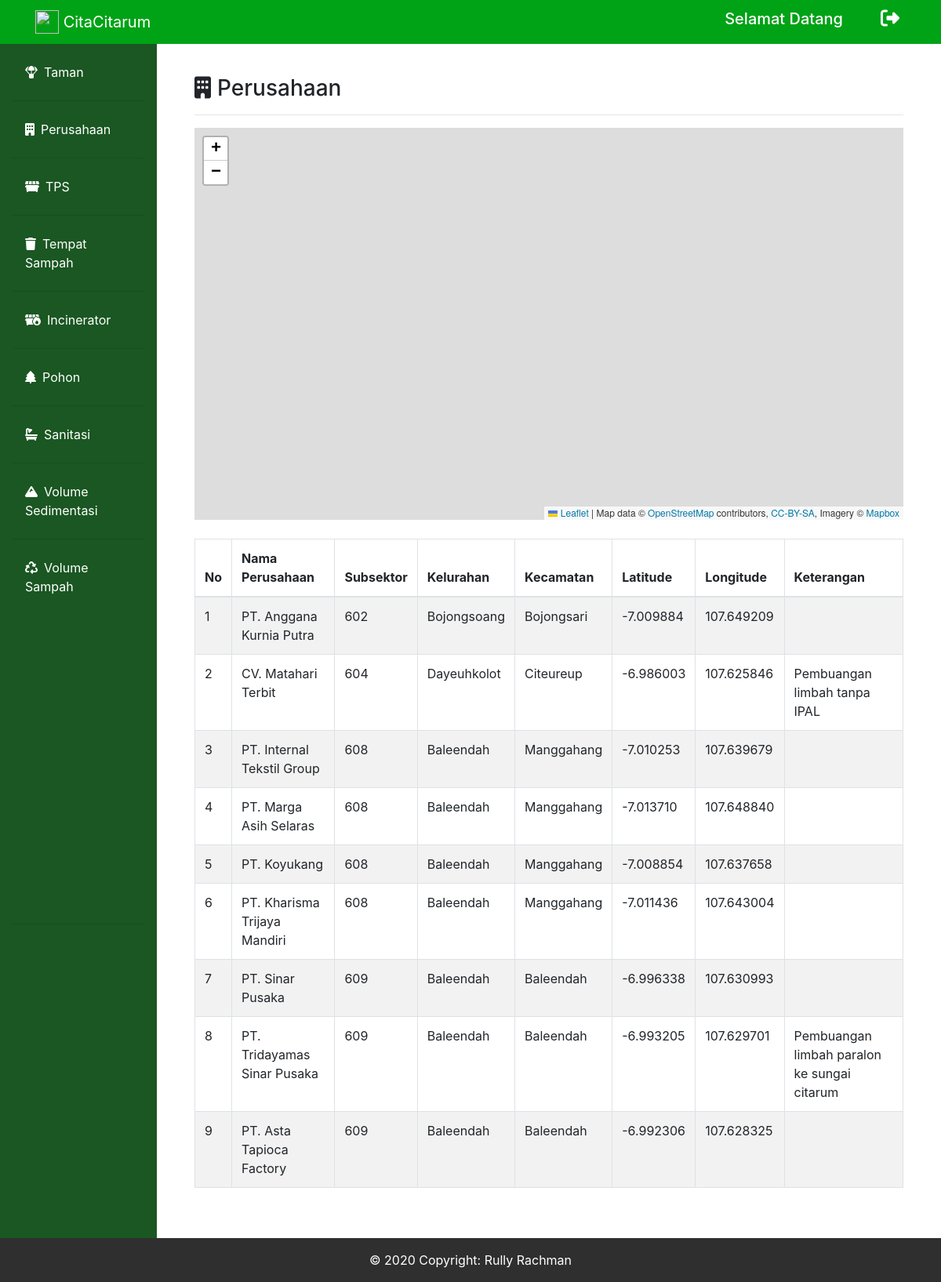
/dansektor_perusahaan.php, run on the app's committed database.
### tables this page shows
CREATE TABLE `perusahaan` (
  `id_perusahaan` int(50) NOT NULL,
  `nama_perusahaan` varchar(200) NOT NULL,
  `id_subsektor` int(50) NOT NULL,
  `kelurahan` varchar(200) NOT NULL,
  `kecamatan` varchar(200) NOT NULL,
  `latitude` varchar(200) NOT NULL,
  `longitude` varchar(200) NOT NULL,
  `keterangan` varchar(200) NOT NULL
);

### dansektor_perusahaan.php (the view, shortened to what this page needs)
<?php
include("connect.php");
?>
<!doctype html>
<html lang="en">
  <head>
    <link rel="stylesheet" href="https://stackpath.bootstrapcdn.com/bootstrap/4.4.1/css/bootstrap.min.css">
    <link rel="stylesheet" href="https://unpkg.com/leaflet@1.6.0/dist/leaflet.css"crossorigin=""/>
    <link rel="stylesheet" href="fontawesome/css/all.min.css">
  </head>
  <body>
        <nav class="navbar navbar-expand-lg navbar-dark bg-gradient-primary fixed-top" style="background-color: #00A316" id="bar">
            <div class="container">
                <a href="dansektor_dashboard.php" class="navbar-brand" href="index.php">
                    <img src="img/logocitarum.png" width="30" height="30" class="d-inline-block align-top" alt="">  CitaCitarum</a>
                <div class="collapse navbar-collapse" id="navbarText">
                <span class="mr-5"><h5>Selamat Datang <?php echo $_SESSION["name"]?></h5></span>
                <div class="icon">
                    <h4>
                        <a href="dansubsektor_dashboard.php?logout='1'" class="text-decoration-none"><i class="fas fa-sign-out-alt mr-2" data-toggle="tooltip" title="Logout"></i></a>
                    </h4>
                </div>
        </nav>
        <div class="row no-gutters mt-5">
        <div class="col-md-2 pt-2 sidebar" style="background-color:#1A5722">
        <ul class="nav flex-column pl-3 pr-3 pb-3 p-1 pt-3" style="background-color: #1A5722">
            <li class="nav-item">
                <a class="nav-link text-white active" href="dansektor_laporansektor.php"><i class="fas fa-parachute-box mr-2"></i>Taman</a><hr>
            </li>
            <li class="nav-item">
                <a class="nav-link text-white" href="dansektor_perusahaan.php"><i class="fas fa-building mr-2"></i>Perusahaan</a><hr>
            </li>
            <li class="nav-item">
                <a class="nav-link text-white" href="dansektor_tps.php" ><i class="fas fa-dumpster mr-2"></i>TPS</a><hr>
            </li>
            <li class="nav-item">
                <a class="nav-link text-white" href="dansektor_tempatsampah.php"><i class="fas fa-trash mr-2"></i>Tempat Sampah</a><hr>
            </li>
            <li class="nav-item">
                <a class="nav-link text-white" href="dansektor_Incinerator.php"><i class="fas fa-dumpster-fire mr-2"></i>Incinerator</a><hr>
            </li>
            <li class="nav-item">
                <a class="nav-link text-white" href="dansektor_pohon.php"><i class="fas fa-tree mr-2"></i>Pohon</a><hr>
            </li>
            <li class="nav-item">
                <a class="nav-link text-white" href="dansektor_sanitasi.php"><i class="fas fa-bath mr-2"></i>Sanitasi</a><hr>
            </li>
            <li class="nav-item">
                <a class="nav-link text-white" href="dansektor_sedimentasi.php"><i class="fas fa-mountain mr-2"></i>Volume Sedimentasi</a><hr>
            </li>
            <li class="nav-item">
                <a class="nav-link text-white" href="dansektor_sampah.php" style="margin-bottom: 410px;"><i class="fas fa-recycle mr-2"></i>Volume Sampah</a><hr>
            </li>
        </ul>
        </div>
        <div class="col-md-10 p-5">
            <h3><i class="fas fa-building mr-2"></i>Perusahaan</h3>
            <hr>
            <div id="mapid"></div>
            <br>
            <table class="table table-striped table-bordered">
            <thead>
                <tr>
                <th scope="col">No</th>
                <th scope="col">Nama Perusahaan</th>
                <th scope="col">Subsektor</th>
                <th scope="col">Kelurahan</th>
                <th scope="col">Kecamatan</th>
                <th scope="col">Latitude</th>
                <th scope="col">Longitude</th>
                <th scope="col">Keterangan</th>
                </tr>
            </thead>
            <tbody>
            <?php
                $query = "SELECT * FROM perusahaan ORDER BY id_subsektor ASC";
                $sql = mysqli_query($conn, $query);
                $no = 1;
                while($row = mysqli_fetch_array($sql)){
                echo "
                    <tr>
                    <td>$no</td>
                    <td>$row[nama_perusahaan]</td>
                    <td>$row[id_subsektor]</td>
                    <td>$row[kecamatan]</td>
                    <td>$row[kelurahan]</td>
                    <td>$row[latitude]</td>
                    <td>$row[longitude]</td>
                    <td>$row[keterangan]</td>
                    </tr>";
                    $no++;
                }
            ?>
            </tbody>
            </table>
        </div>
    </div>
        <footer>
            <div class="footer-copyright text-center py-3">© 2020 Copyright: Rully Rachman
            </div>
        </footer>
  </body>
</html>

### dansektor_perusahaan.php (style rules this page uses)
.navbar { color: white; }
.icon a { color: white; text-decoration: none; }
.footer-copyright { background-color: #2f2f2f; color: white; }
#mapid { height: 500px; }

### data on the page
perusahaan: nama_perusahaan "PT. Anggana Kurnia Putra", id_subsektor "602", kecamatan "Bojongsoang", kelurahan "Bojongsari", latitude "-7.009884", longitude "107.649209"
perusahaan: nama_perusahaan "CV. Matahari Terbit", id_subsektor "604", kecamatan "Dayeuhkolot", kelurahan "Citeureup", latitude "-6.986003", longitude "107.625846", keterangan "Pembuangan limbah tanpa IPAL"
perusahaan: nama_perusahaan "PT. Internal Tekstil Group", id_subsektor "608", kecamatan "Baleendah", kelurahan "Manggahang", latitude "-7.010253", longitude "107.639679"
perusahaan: nama_perusahaan "PT. Marga Asih Selaras", id_subsektor "608", kecamatan "Baleendah", kelurahan "Manggahang", latitude "-7.013710", longitude "107.648840"
perusahaan: nama_perusahaan "PT. Koyukang", id_subsektor "608", kecamatan "Baleendah", kelurahan "Manggahang", latitude "-7.008854", longitude "107.637658"
perusahaan: nama_perusahaan "PT. Kharisma Trijaya Mandiri", id_subsektor "608", kecamatan "Baleendah", kelurahan "Manggahang", latitude "-7.011436", longitude "107.643004"
perusahaan: nama_perusahaan "PT. Sinar Pusaka", id_subsektor "609", kecamatan "Baleendah", kelurahan "Baleendah", latitude "-6.996338", longitude "107.630993"
perusahaan: nama_perusahaan "PT. Tridayamas Sinar Pusaka", id_subsektor "609", kecamatan "Baleendah", kelurahan "Baleendah", latitude "-6.993205", longitude "107.629701", keterangan "Pembuangan limbah paralon ke sungai citarum"
perusahaan: nama_perusahaan "PT. Asta Tapioca Factory", id_subsektor "609", kecamatan "Baleendah", kelurahan "Baleendah", latitude "-6.992306", longitude "107.628325"
